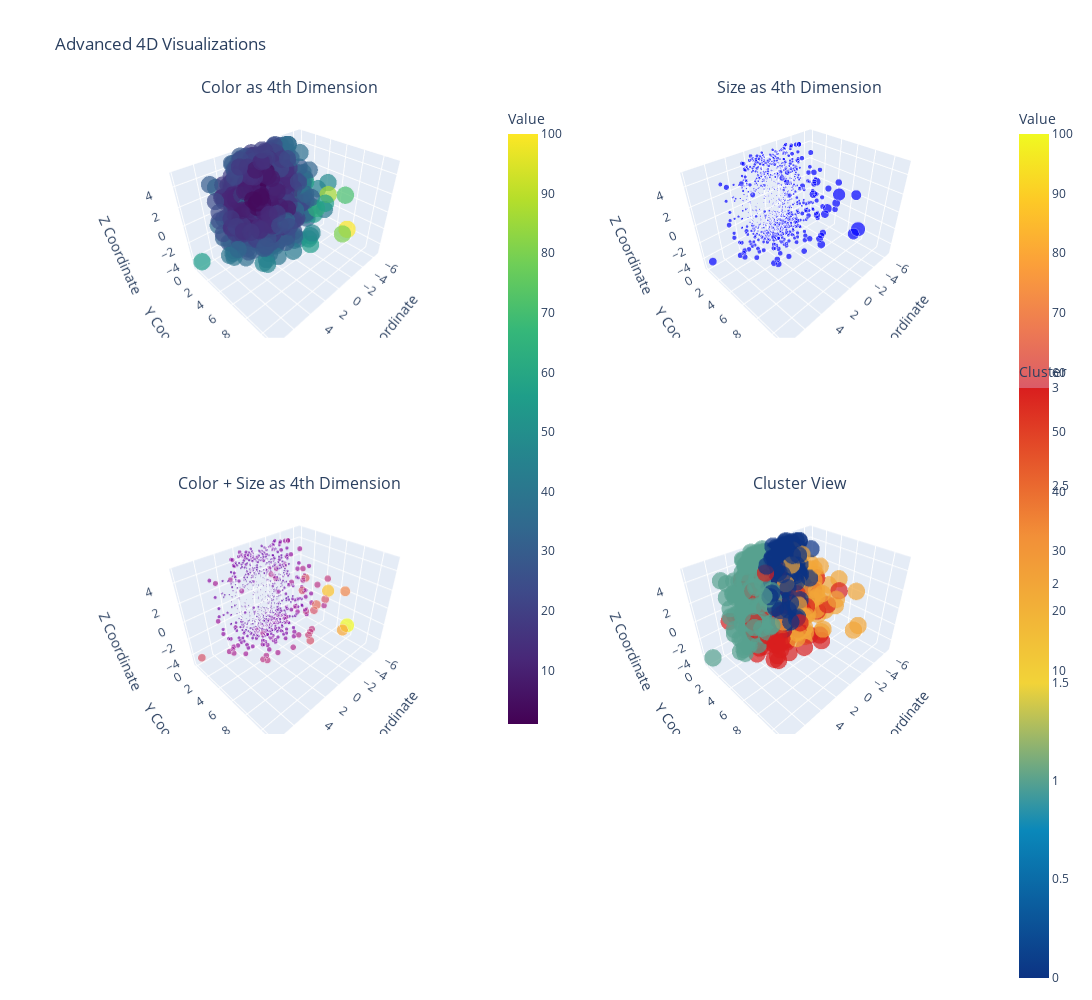

Notebook code for this chart:
### Markdown cell above
# 4. Advanced 4D plot with Multiple Dimensions

### Code cell
def advanced_4d_visualization(df):
    # Create subplots
    fig = make_subplots(
        rows=2, cols=2,
        specs=[[{'type': 'scatter3d'}, {'type': 'scatter3d'}],
               [{'type': 'scatter3d'}, {'type': 'scatter3d'}]],
        subplot_titles=('Color as 4th Dimension', 'Size as 4th Dimension',
                       'Color + Size as 4th Dimension', 'Cluster View')
    )
    
    # Plot 1: Color as 4th dimension
    fig.add_trace(go.Scatter3d(
        x=df['x'], y=df['y'], z=df['z'],
        mode='markers',
        marker=dict(
            color=df['value'],
            colorscale='Viridis',
            size=6,
            opacity=0.7,
            colorbar=dict(x=0.45, y=0.5, title='Value')
        ),
        name='Color Dimension'
    ), row=1, col=1)
    
    # Plot 2: Size as 4th dimension
    fig.add_trace(go.Scatter3d(
        x=df['x'], y=df['y'], z=df['z'],
        mode='markers',
        marker=dict(
            size=df['value']/10,  # Scale size appropriately
            color='blue',
            opacity=0.7,
            sizemode='diameter'
        ),
        name='Size Dimension'
    ), row=1, col=2)
    
    # Plot 3: Both color and size as 4th dimension
    fig.add_trace(go.Scatter3d(
        x=df['x'], y=df['y'], z=df['z'],
        mode='markers',
        marker=dict(
            size=df['value']/10,
            color=df['value'],
            colorscale='Plasma',
            opacity=0.7,
            colorbar=dict(x=1.0, y=0.5, title='Value'),
            sizemode='diameter'
        ),
        name='Color + Size'
    ), row=2, col=1)
    
    # Plot 4: Cluster view - FIXED: Using a valid Plotly colorscale
    fig.add_trace(go.Scatter3d(
        x=df['x'], y=df['y'], z=df['z'],
        mode='markers',
        marker=dict(
            size=6,
            color=df['cluster'],
            colorscale='Portland',  # Changed from 'Set1' to valid Plotly colorscale
            opacity=0.7,
            colorbar=dict(x=1.0, y=0.1, title='Cluster')
        ),
        name='Clusters'
    ), row=2, col=2)
    
    # Update layout
    fig.update_layout(
        title_text="Advanced 4D Visualizations",
        height=1000,
        width=1200,
        showlegend=False
    )
    
    # Update scene properties for each subplot with proper scene references
    scene_config = dict(
        xaxis_title='X Coordinate',
        yaxis_title='Y Coordinate', 
        zaxis_title='Z Coordinate'
    )
    
    fig.update_scenes(scene_config, row=1, col=1)
    fig.update_scenes(scene_config, row=1, col=2)
    fig.update_scenes(scene_config, row=2, col=1)
    fig.update_scenes(scene_config, row=2, col=2)
    
    fig.show()

# Create advanced visualization
advanced_4d_visualization(dataset)

### Figure 1 — Plotly figure (JSON) as saved in the notebook; plotly's stock layout.template omitted (floating-point values rounded to 4 significant figures; data arrays with more than 128 entries replaced by an {"elided": "..."} marker saying what was removed)
{"data": [{"marker": {"color": {"elided": "1000 float values"}, "colorbar": {"title": {"text": "Value"}, "x": 0.45, "y": 0.5}, "colorscale": [[0, "#440154"], [0.1111, "#482878"], [0.2222, "#3e4989"], [0.3333, "#31688e"], [0.4444, "#26828e"], [0.5556, "#1f9e89"], [0.6667, "#35b779"], [0.7778, "#6ece58"], [0.8889, "#b5de2b"], [1, "#fde725"]], "opacity": 0.7, "size": 6}, "mode": "markers", "name": "Color Dimension", "scene": "scene", "type": "scatter3d", "x": {"elided": "1000 float values"}, "y": {"elided": "1000 float values"}, "z": {"elided": "1000 float values"}}, {"marker": {"color": "blue", "opacity": 0.7, "size": {"elided": "1000 float values"}, "sizemode": "diameter"}, "mode": "markers", "name": "Size Dimension", "scene": "scene2", "type": "scatter3d", "x": {"elided": "1000 float values"}, "y": {"elided": "1000 float values"}, "z": {"elided": "1000 float values"}}, {"marker": {"color": {"elided": "1000 float values"}, "colorbar": {"title": {"text": "Value"}, "x": 1, "y": 0.5}, "colorscale": [[0, "#0d0887"], [0.1111, "#46039f"], [0.2222, "#7201a8"], [0.3333, "#9c179e"], [0.4444, "#bd3786"], [0.5556, "#d8576b"], [0.6667, "#ed7953"], [0.7778, "#fb9f3a"], [0.8889, "#fdca26"], [1, "#f0f921"]], "opacity": 0.7, "size": {"elided": "1000 float values"}, "sizemode": "diameter"}, "mode": "markers", "name": "Color + Size", "scene": "scene3", "type": "scatter3d", "x": {"elided": "1000 float values"}, "y": {"elided": "1000 float values"}, "z": {"elided": "1000 float values"}}, {"marker": {"color": {"elided": "1000 int values"}, "colorbar": {"title": {"text": "Cluster"}, "x": 1, "y": 0.1}, "colorscale": [[0, "rgb(12,51,131)"], [0.25, "rgb(10,136,186)"], [0.5, "rgb(242,211,56)"], [0.75, "rgb(242,143,56)"], [1, "rgb(217,30,30)"]], "opacity": 0.7, "size": 6}, "mode": "markers", "name": "Clusters", "scene": "scene4", "type": "scatter3d", "x": {"elided": "1000 float values"}, "y": {"elided": "1000 float values"}, "z": {"elided": "1000 float values"}}], "layout": {"annotations": [{"font": {"size": 16}, "showarrow": false, "text": "Color as 4th Dimension", "x": 0.225, "xanchor": "center", "xref": "paper", "y": 1, "yanchor": "bottom", "yref": "paper"}, {"font": {"size": 16}, "showarrow": false, "text": "Size as 4th Dimension", "x": 0.775, "xanchor": "center", "xref": "paper", "y": 1, "yanchor": "bottom", "yref": "paper"}, {"font": {"size": 16}, "showarrow": false, "text": "Color + Size as 4th Dimension", "x": 0.225, "xanchor": "center", "xref": "paper", "y": 0.375, "yanchor": "bottom", "yref": "paper"}, {"font": {"size": 16}, "showarrow": false, "text": "Cluster View", "x": 0.775, "xanchor": "center", "xref": "paper", "y": 0.375, "yanchor": "bottom", "yref": "paper"}], "height": 1000, "scene": {"domain": {"x": [0, 0.45], "y": [0.625, 1]}, "xaxis": {"title": {"text": "X Coordinate"}}, "yaxis": {"title": {"text": "Y Coordinate"}}, "zaxis": {"title": {"text": "Z Coordinate"}}}, "scene2": {"domain": {"x": [0.55, 1], "y": [0.625, 1]}, "xaxis": {"title": {"text": "X Coordinate"}}, "yaxis": {"title": {"text": "Y Coordinate"}}, "zaxis": {"title": {"text": "Z Coordinate"}}}, "scene3": {"domain": {"x": [0, 0.45], "y": [0, 0.375]}, "xaxis": {"title": {"text": "X Coordinate"}}, "yaxis": {"title": {"text": "Y Coordinate"}}, "zaxis": {"title": {"text": "Z Coordinate"}}}, "scene4": {"domain": {"x": [0.55, 1], "y": [0, 0.375]}, "xaxis": {"title": {"text": "X Coordinate"}}, "yaxis": {"title": {"text": "Y Coordinate"}}, "zaxis": {"title": {"text": "Z Coordinate"}}}, "showlegend": false, "title": {"text": "Advanced 4D Visualizations"}, "width": 1200}}
